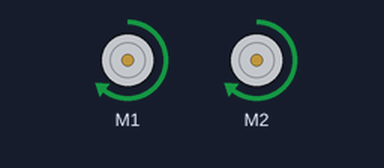
Recording of a program running on a simulated Raspberry Pi (BCM pin numbers). Parts: 2 × DC motor (green arrow = forward, orange = backward, longer = faster). Motors are numbered in the order the program creates them (left before right in a Robot). At 5.2 s the program stops and its outputs stay as they are.

Above: at 0.5 s.
At 2.45 s:
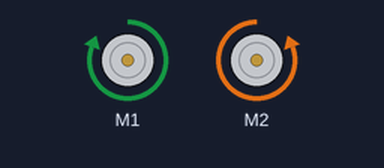
Timing chart, 0 to 3.0 s (numbered marks = the images above):
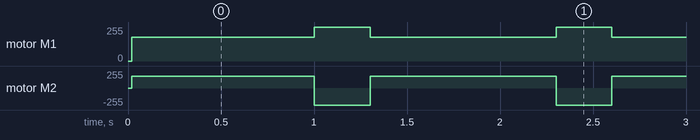

Measured:
- by itself, motor M1: repeats every 1.3 s: forward 255/255 0.30 s, forward 178/255 1.0 s
- by itself, motor M2: repeats every 1.3 s: backward 255/255 0.30 s, forward 178/255 1.0 s

The program:

02.py
```python
#!/usr/bin/env python3
################################################################################
#   01.py
#
#   Ex. 02: square motion
#
#   04.06.2019  Created by:  rada
################################################################################

from gpiozero import Robot
from time import sleep

robot = Robot(left=(27,22), right=(18,17))

for i in range(4):
    robot.forward(0.7)
    sleep(1)
    robot.right()
    sleep(0.3)

robot.stop()
```
